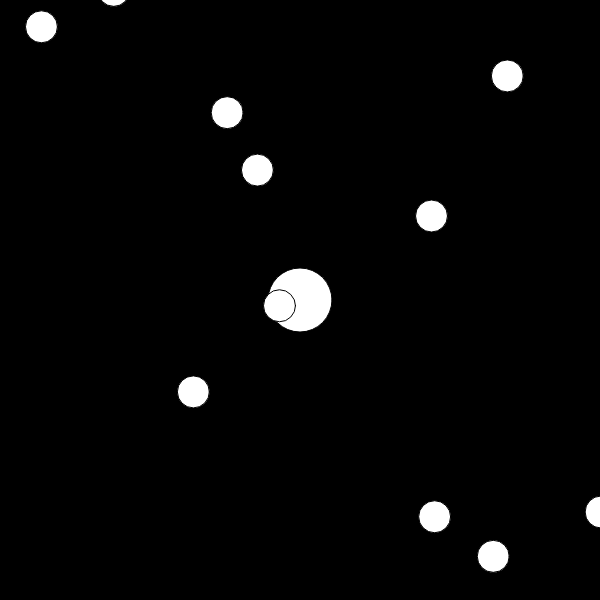
Frame 1 (no input)
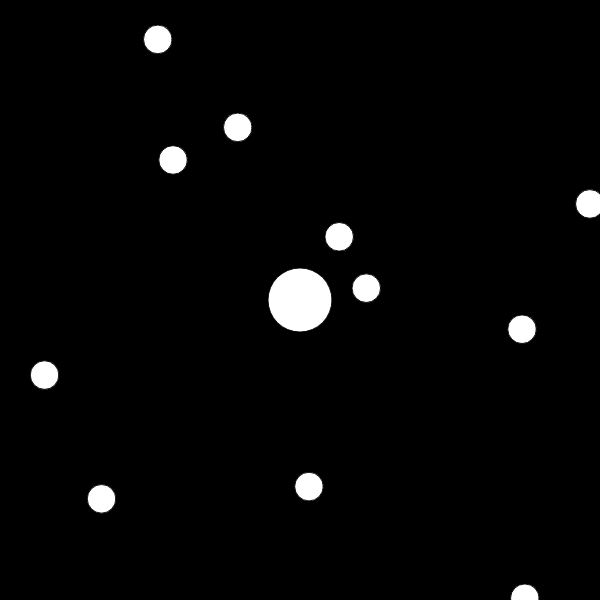
Frame 60 (no input)
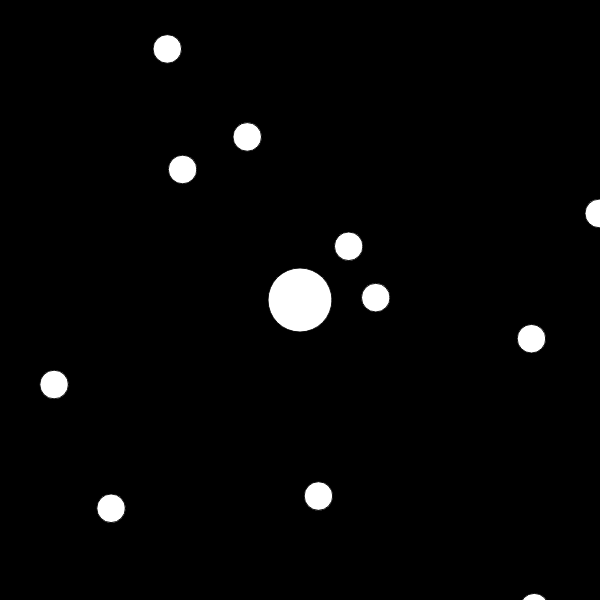
Frame 120 (the mouse pressed at the canvas centre since frame 60)

The p5.js sketch that drew these frames (run headless with seeded random() and noise() and a simulated clock; from frame 60 on, the mouse is pressed at the canvas centre):

// p5.js sketch
// ── sketch.js
var blob;
var blobs = [];
var zoom = 1;

function setup() {
    createCanvas(600, 600);
    blob = new Blob(0, 0, 32);
    for (var i = 0; i < 512; i++) {
        var x = random(-width*4, width*4);
        var y = random(-height*4, height*4);
        blobs[i] = new Blob(x, y, 16);
    }
}

function draw() {
    background(0);
    
    translate(width/2, height/2);
    var newzoom = 32 / blob.r;
    zoom = lerp(zoom, newzoom, 0.1);
    scale(zoom);
    translate(-blob.pos.x, -blob.pos.y);
    
    blob.show();
    blob.update();
    for (var i = blobs.length-1; i >= 0; i--) {
        blobs[i].show();
        if (blob.eats(blobs[i])) {
            blobs.splice(i, 1);
        }
    }
}
// ── blob.js
function Blob(x, y, r) {
    this.pos = createVector(x, y);
    this.r = r;
    this.vel = createVector(0, 0);

    this.update = function () {
        var newvel = createVector(mouseX-width/2, mouseY-height/2);
        newvel.setMag(3);
        this.vel.lerp(newvel, 0.2);
        this.pos.add(this.vel);
    }

    this.eats = function(other) {
        var d = p5.Vector.dist(this.pos, other.pos);
        if (d < this.r + other.r) {
            var sum = PI * this.r * this.r + PI * other.r * other.r;
            this.r = sqrt(sum / PI);
            return true;
        }
        else {
            return false;
        }
    }

    this.show = function() {
        fill(255);
        ellipse(this.pos.x, this.pos.y, this.r*2, this.r*2);
    }
}
